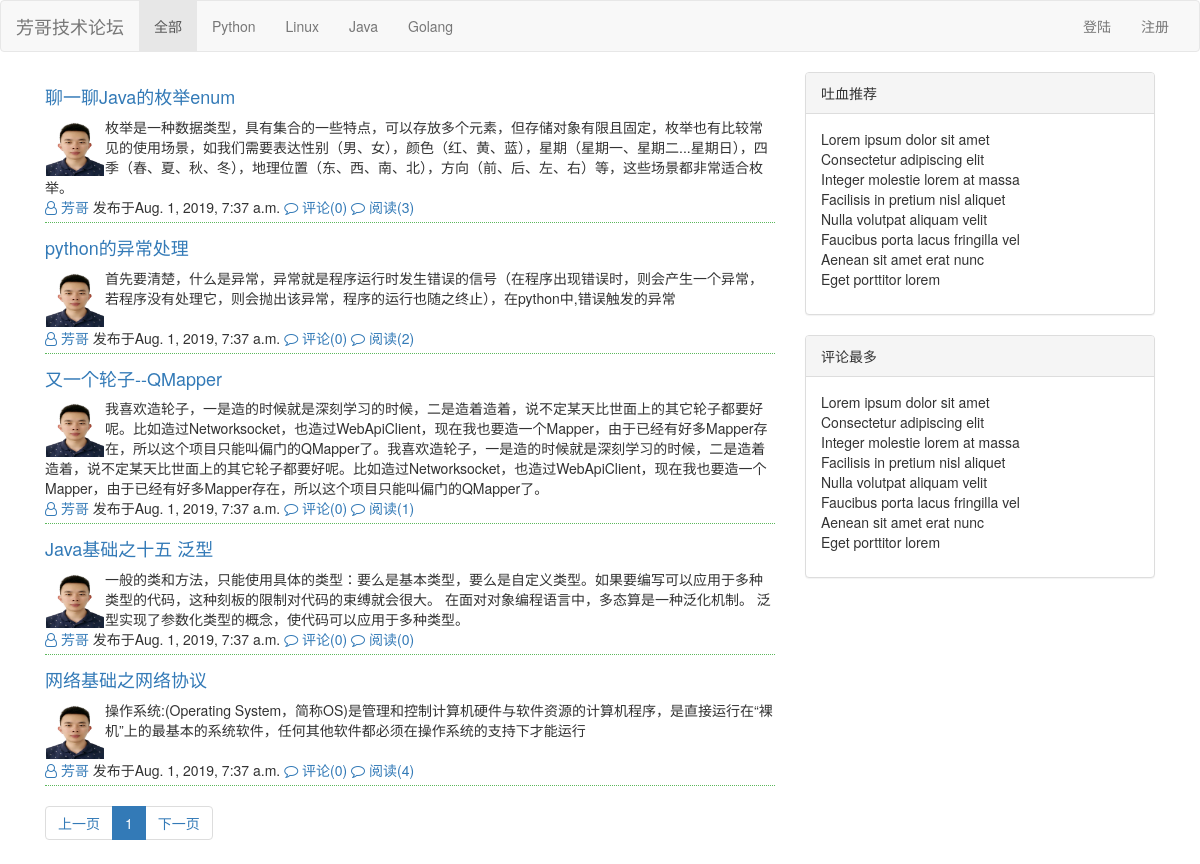
The page / on the database its author committed.
### repository/models.py (models this page shows, shortened)
class Article(models.Model):
    nid = models.BigAutoField(primary_key=True)
    title = models.CharField(verbose_name="文章标题",max_length=128)
    summary = models.CharField(verbose_name="文章简介",max_length=512)
    read_count = models.IntegerField(default=0)
    comment_count = models.IntegerField(default=0)
    up_count = models.IntegerField(default=0)
    down_count = models.IntegerField(default=0)
    create_time = models.DateTimeField(auto_now_add=True)
    blog = models.ForeignKey(verbose_name="所属博客",to="Blog",to_field="bid",on_delete=models.CASCADE)
    categroy = models.ForeignKey(verbose_name="文章类型",to="Category",to_field="nid",on_delete=models.CASCADE)
    article_type_choices = [
        (1,"Python"),
        (2,"Linux"),
        (3,"Java"),
        (4,"Golang"),
    ]
    article_type_id = models.IntegerField(verbose_name="主站分类id",choices=article_type_choices,default=None)
    tag = models.ManyToManyField(
        verbose_name="文章标签",
        to="Tag",
        through="Tag2Article",
    )
    class Meta:
        verbose_name_plural="文章信息"

class Blog(models.Model):
    bid = models.AutoField(primary_key=True)
    title = models.CharField(max_length=60,verbose_name="个人博客标题")
    site  = models.CharField(max_length=32,verbose_name="个人博客前缀",unique=True)
    theme = models.CharField(max_length=32,verbose_name="博客主题")
    user = models.OneToOneField(to="UserInfo",to_field="nid",on_delete=models.CASCADE)
    class Meta:
        verbose_name_plural="个人博客"

class UserInfo(models.Model):
    nid = models.BigAutoField(primary_key=True)
    username = models.CharField(max_length=32,verbose_name="用户名",unique=True)
    password = models.CharField(max_length=64,verbose_name="密码")
    nickname = models.CharField(max_length=32,verbose_name="昵称")
    email = models.EmailField(verbose_name="邮箱",unique=True)
    avatar = models.ImageField(verbose_name="头像",upload_to='static/user_avatar')
    createtime = models.DateTimeField(verbose_name="创建时间",auto_now_add=True)
    fans = models.ManyToManyField(verbose_name="粉丝",
                                  to="UserInfo",
                                  through="UserFans",   #自定义第三张表时，使用字段用于指定关系表
                                  related_name="f",
                                  through_fields= ("user","follower"),
                                  )
    class Meta:
        verbose_name_plural="用户列表"

### web/views/home.py (the view)
# urls.py: path('',home.index),
def index(request,*args,**kwargs):
    print(request)
    print(kwargs)
    if kwargs:
        article_type_id = int(kwargs['article_type_id'])
        base_url = reverse('index',kwargs=kwargs)
    else:
        article_type_id = None
        base_url = '/'
    data_count = models.Article.objects.filter(**kwargs).count() #需要展示的总个数
    page_obj = Pagination(request.GET.get('p'), data_count)  #当前页码
    article_list = models.Article.objects.filter(**kwargs).order_by('-nid')[page_obj.start:page_obj.end]
    type_list = models.Article.article_type_choices
    page_str = page_obj.page_str(base_url)
    return render(request,"index.html",
                  {
                      "type_list":type_list,
                      "article_type_id":article_type_id,
                      "article_list":article_list,
                      "page_str":page_str,
                  }
                  )

### utils/pagination.py (called while the page is built)
    @property
    def start(self):
        return (self.current_page - 1) * self.per_page_count

    @property
    def end(self):
        return self.current_page * self.per_page_count

    @property
    def total_count(self):
        v, y = divmod(self.data_count, self.per_page_count)
        if y:
            v += 1
        return v

### templates/index.html (shortened to what this page needs)
<!DOCTYPE html>
<html lang="en">
<head>
    <link rel="stylesheet" href="/static/plugin/bootstrap/css/bootstrap.css">
    <link rel="stylesheet" href="/static/plugin/font-awesome/css/font-awesome.min.css">
</head>
<body>
<nav class="navbar navbar-default">
  <div class="container-fluid">
    <div class="navbar-header">
      <a class="navbar-brand" href="#">芳哥技术论坛</a>
    </div>
    <div class="collapse navbar-collapse" id="bs-example-navbar-collapse-1">
      <ul class="nav navbar-nav">
      {% if not article_type_id %}
        <li class="active"><a href="/">全部</a></li>
          {% else %}
          <li><a href="/">全部</a></li>
      {% endif %}
          {% for item in type_list %}
              {% if article_type_id == item.0 %}
                <li class="active"><a href="/all/{{ item.0 }}.html">{{ item.1 }}</a></li>
              {% else %}
                <li><a href="/all/{{ item.0 }}.html">{{ item.1 }}</a></li>
              {% endif %}
          {% endfor %}
      </ul>
      <ul class="nav navbar-nav navbar-right">
        {% if request.session.user_info %}
            <li>
                <a href="/backend/index.html">{{ request.session.user_info.nickname }}</a>
            </li>
            {% if  request.session.user_info.blog__site %}
                <li><a style="padding-left: 0;padding-right: 0;">·</a></li>
                <li>
                    <a href="/{{ request.session.user_info.blog__site }}.html">我的博客</a>
                </li>
            {% endif %}
            <li><a style="padding-left: 0;padding-right: 0;">·</a></li>
            <li><a href="/backend/index.html">管理</a></li>
            <li><a style="padding-left: 0;padding-right: 0;">|</a></li>
            <li><a href="/logout.html">退出</a></li>
        {% else %}
            <li><a href="/login.html">登陆</a></li>
            <li><a href="/register.html">注册</a></li>
        {% endif %}
      </ul>
    </div>
  </div>
</nav>
<div class="container">
    <div>
        <div class="col-md-8">
        <div class="article_list">
        {% for item in article_list %}
            <div class="clearfix article_item">
                <h4><a href="#">{{ item.title }}</a></h4>
                <div class="clearfix">
                  <a href="#" class="user_avatar left">
                      <img src="/{{ item.blog.user.avatar }}" alt=""></a>{{ item.summary }}
                </div>
                <div class="footers">
                    <a href="#">
                        <i class="fa fa-user-o" aria-hidden="true"></i>
                        <span>{{ item.blog.user.nickname }}</span>
                    </a>
                    <span>发布于{{ item.blog.user.createtime }}</span>
                    <a href="#">
                        <i class="fa fa-comment-o" aria-hidden="true"></i>
                        <span>评论({{ item.comment_count }})</span>
                    </a>
                    <a href="#">
                        <i class="fa fa-comment-o" aria-hidden="true"></i>
                        <span>阅读({{ item.read_count }})</span>
                    </a>
                </div>
            </div>
        {% endfor %}
        </div>
        <div class="clearfix">
            <ul class="pagination">
                {{ page_str }}
            </ul>
        </div>
        </div>
        <div class="col-md-4">
            <div class="panel panel-default hot-recommend">
                <div class="panel-heading">吐血推荐</div>
                <div class="panel-body">
                    <ul class="list-unstyled">
                        <li>Lorem ipsum dolor sit amet</li>
                        <li>Consectetur adipiscing elit</li>
                        <li>Integer molestie lorem at massa</li>
                        <li>Facilisis in pretium nisl aliquet</li>
                        <li>Nulla volutpat aliquam velit
                        </li>
                        <li>Faucibus porta lacus fringilla vel</li>
                        <li>Aenean sit amet erat nunc</li>
                        <li>Eget porttitor lorem</li>
                    </ul>
                </div>
            </div>
            <div class="panel panel-default hot-comment">
                <div class="panel-heading">评论最多</div>
                <div class="panel-body">
                    <ul class="list-unstyled">
                        <li>Lorem ipsum dolor sit amet</li>
                        <li>Consectetur adipiscing elit</li>
                        <li>Integer molestie lorem at massa</li>
                        <li>Facilisis in pretium nisl aliquet</li>
                        <li>Nulla volutpat aliquam velit
                        </li>
                        <li>Faucibus porta lacus fringilla vel</li>
                        <li>Aenean sit amet erat nunc</li>
                        <li>Eget porttitor lorem</li>
                    </ul>
                </div>
            </div>
        </div>
    </div>
</div>
</body>
</html>

### templates/index.html (style rules this page uses)
.article_item { border-bottom: 1px dotted #5cb85c; padding: 5px 0; }
.article_item .user_avatar img { width: 60px; height: 60px; padding: 1px; }
.left { float: left; }

### rows shown on the page
Article: title "聊一聊Java的枚举enum", blog.user.avatar (picture), summary "枚举是一种数据类型，具有集合的一些特点，可以存放多个元素，但存储对象有限且固定，枚举也有比较常见的使用场景，如我们需要表达性别（男、女），颜色（红、黄、蓝），星期（星期一、星期二...星期日），四季（春、夏、秋、冬），地理位置（东、西、南、北），方向（前、后、左、右）等，这些场景都非常适合枚举。", blog.user.nickname "芳哥", blog.user.createtime "Aug. 1, 2019, 7:37 a.m.", comment_count "0", read_count "3"
Article: title "python的异常处理", blog.user.avatar (picture), summary "首先要清楚，什么是异常，异常就是程序运行时发生错误的信号（在程序出现错误时，则会产生一个异常，若程序没有处理它，则会抛出该异常，程序的运行也随之终止），在python中,错误触发的异常", blog.user.nickname "芳哥", blog.user.createtime "Aug. 1, 2019, 7:37 a.m.", comment_count "0", read_count "2"
Article: title "又一个轮子--QMapper", blog.user.avatar (picture), summary "我喜欢造轮子，一是造的时候就是深刻学习的时候，二是造着造着，说不定某天比世面上的其它轮子都要好呢。比如造过Networksocket，也造过WebApiClient，现在我也要造一个Mapper，由于已经有好多Mapper存在，所以这个项目只能叫偏门的QMapper了。我喜欢造轮子，一是造的时候就是深刻学习的时候，二是造着造着，说不定某天比世面上的其它轮子都要好呢。比如造过Networksocket，也造过WebApiClient，现在我也要造一个Mapper，由于已经有好多Mapper存在，所以这个项目只能叫偏门的QMapper了。", blog.user.nickname "芳哥", blog.user.createtime "Aug. 1, 2019, 7:37 a.m.", comment_count "0", read_count "1"
Article: title "Java基础之十五 泛型", blog.user.avatar (picture), summary "一般的类和方法，只能使用具体的类型：要么是基本类型，要么是自定义类型。如果要编写可以应用于多种类型的代码，这种刻板的限制对代码的束缚就会很大。 在面对对象编程语言中，多态算是一种泛化机制。 泛型实现了参数化类型的概念，使代码可以应用于多种类型。", blog.user.nickname "芳哥", blog.user.createtime "Aug. 1, 2019, 7:37 a.m.", comment_count "0", read_count "0"
Article: title "网络基础之网络协议", blog.user.avatar (picture), summary "操作系统:(Operating System，简称OS)是管理和控制计算机硬件与软件资源的计算机程序，是直接运行在“裸机”上的最基本的系统软件，任何其他软件都必须在操作系统的支持下才能运行", blog.user.nickname "芳哥", blog.user.createtime "Aug. 1, 2019, 7:37 a.m.", comment_count "0", read_count "4"

### other values the page prints
{{ item.1 }} "Python" "Linux" "Java" "Golang"
{{ page_str }} "上一页 1 下一页"
